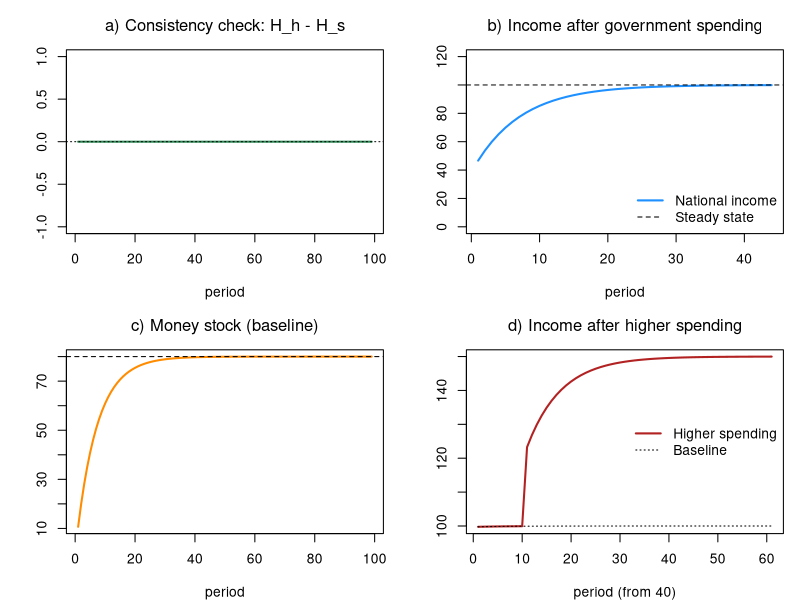

The R script that drew this image:
# *************************************************************************
#  Model SIM (aggregate)
#  Source: Godley & Lavoie, Monetary Economics, chapter 3
#  Author: Marco Veronese Passarella
#  Last change: 03/07/2026
# *************************************************************************

# Clear environment
rm(list = ls(all = TRUE))

# Set model parameters ####
nPeriods    <- 100         # Periods
nScenarios  <- 2           # 1 baseline, 2 higher government spending
alpha1      <- 0.6         # Propensity to consume out of income
alpha2      <- 0.4         # Propensity to consume out of wealth
theta       <- 0.2         # Tax rate on income
Gexog       <- 20          # Government spending (once switched on)
Gshock      <- 30          # Higher government spending (scenario 2)
shockStart  <- 50          # Period at which spending rises (scenario 2)

# Create the variables as matrices [scenario, period], all starting at zero ####
Y   <- matrix(0, nScenarios, nPeriods)  # Output / income
C   <- matrix(0, nScenarios, nPeriods)  # Consumption
YD  <- matrix(0, nScenarios, nPeriods)  # Disposable income
TAX <- matrix(0, nScenarios, nPeriods)  # Taxes
V   <- matrix(0, nScenarios, nPeriods)  # Household wealth (= money in SIM)
H_h <- matrix(0, nScenarios, nPeriods)  # Money held by households
H_s <- matrix(0, nScenarios, nPeriods)  # Money supplied by the government

# Exogenous variables ####
G <- matrix(0, nScenarios, nPeriods)    # Government spending

# Shocks ####
G[, 2:nPeriods] <- Gexog                          # Spending switched on in period 2
G[2, shockStart:nPeriods] <- Gshock               # Higher spending in scenario 2

# Loop over scenarios ####
for (j in 1:nScenarios) {
  
  # Time loop
  for (i in 2:nPeriods) {
    
    # Solve the SIMULTANEOUS equations by iteration
    for (iter in 1:100) {
      
      Y[j, i]   = C[j, i] + G[j, i]                        # Output = demand
      YD[j, i]  = Y[j, i] - TAX[j, i]                      # Disposable income
      TAX[j, i] = theta * Y[j, i]                          # Taxes on income
      V[j, i]   = V[j, i - 1] + (YD[j, i] - C[j, i])       # Wealth accumulation
      C[j, i]   = alpha1 * YD[j, i] + alpha2 * V[j, i]     # Consumption
      H_h[j, i] = V[j, i]                                  # Money held = wealth
      H_s[j, i] = H_s[j, i - 1] + (G[j, i] - TAX[j, i])    # Money supply = cumulative deficit
    }
  }
}

# Display the results ####
Ystar  <- Gexog / theta                                    # Analytic steady-state GDP (baseline)
sfcGap <- max(abs(H_h[1, 2:nPeriods] - H_s[1, 2:nPeriods]))
cat(" ******************************")
cat("\n Max |H_h - H_s| =", sfcGap)
cat("\n ******************************")
cat("\n Baseline steady-state values: \n Y =", round(Y[1, nPeriods], 2),
    "\n V =", round(V[1, nPeriods], 2),
    "\n H_h =", round(H_h[1, nPeriods], 2))
cat("\n ******************************")

# Plot the results ####
op = par(mfrow = c(2, 2), mar = c(4, 4, 3, 1))

# a) Consistency check (baseline): H_h - H_s should hug zero
plot(H_h[1, 2:nPeriods] - H_s[1, 2:nPeriods], type = "l", col = "seagreen", lwd = 2,
     font.main = 1, main = "a) Consistency check: H_h - H_s", xlab = "period", ylab = "",
     ylim = range(-1, 1)); abline(h = 0, lty = 3)

# b) Income building up after government spending starts (baseline)
plot(Y[1, 2:45], type = "l", col = "dodgerblue", lwd = 2, font.main = 1,
     main = "b) Income after government spending", xlab = "period", ylab = "",
     ylim = range(0, 120)); abline(h = Ystar, lty = 2)
legend("bottomright", c("National income", "Steady state"),
       col = c("dodgerblue", "black"), lwd = c(2, 1), lty = c(1, 2), bty = "n")

# c) Money stock building up (baseline)
plot(H_h[1, 2:nPeriods], type = "l", col = "darkorange", lwd = 2, font.main = 1,
     main = "c) Money stock (baseline)", xlab = "period", ylab = "")
abline(h = (1 - theta) * Gexog / theta * (1 - alpha1) / alpha2, lty = 2)  # steady-state H

# d) Income after the government-spending rise (scenario 2 vs baseline)
yr = range(Y[1, 40:nPeriods], Y[2, 40:nPeriods])
plot(Y[2, 40:nPeriods], type = "l", col = "firebrick", lwd = 2, font.main = 1,
     main = "d) Income after higher spending", xlab = "period (from 40)", ylab = "", ylim = yr)
lines(Y[1, 40:nPeriods], col = "black", lwd = 1, lty = 3)
legend("right", c("Higher spending", "Baseline"), col = c("firebrick", "black"),
       lwd = c(2, 1), lty = c(1, 3), bty = "n")

par(op)
